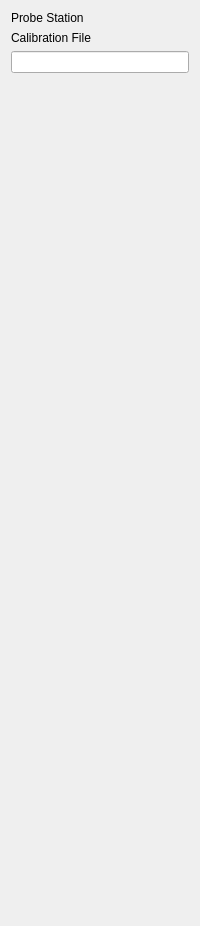
     <widget class="QWidget" name="tab_3">
      <attribute name="title">
       <string>Station Info</string>
      </attribute>
      <layout class="QVBoxLayout" name="verticalLayout_4">
       <item>
        <layout class="QGridLayout" name="station_params">
         <item row="0" column="0">
          <widget class="QLabel" name="label_12">
           <property name="enabled">
            <bool>true</bool>
           </property>
           <property name="text">
            <string>Probe Station</string>
           </property>
          </widget>
         </item>
         <item row="0" column="1">
          <widget class="QLabel" name="station_name">
           <property name="enabled">
            <bool>true</bool>
           </property>
          </widget>
         </item>
         <item row="2" column="0" colspan="2">
          <widget class="QLineEdit" name="calib_file"/>
         </item>
         <item row="1" column="0">
          <widget class="QLabel" name="label_12">
           <property name="enabled">
            <bool>true</bool>
           </property>
           <property name="text">
            <string>Calibration File</string>
           </property>
          </widget>
         </item>
        </layout>
       </item>
       <item>
        <spacer name="verticalSpacer_2">
         <property name="orientation">
          <enum>Qt::Vertical</enum>
         </property>
         <property name="sizeHint" stdset="0">
          <size>
           <width>20</width>
           <height>842</height>
          </size>
         </property>
        </spacer>
       </item>
      </layout>
     </widget>
